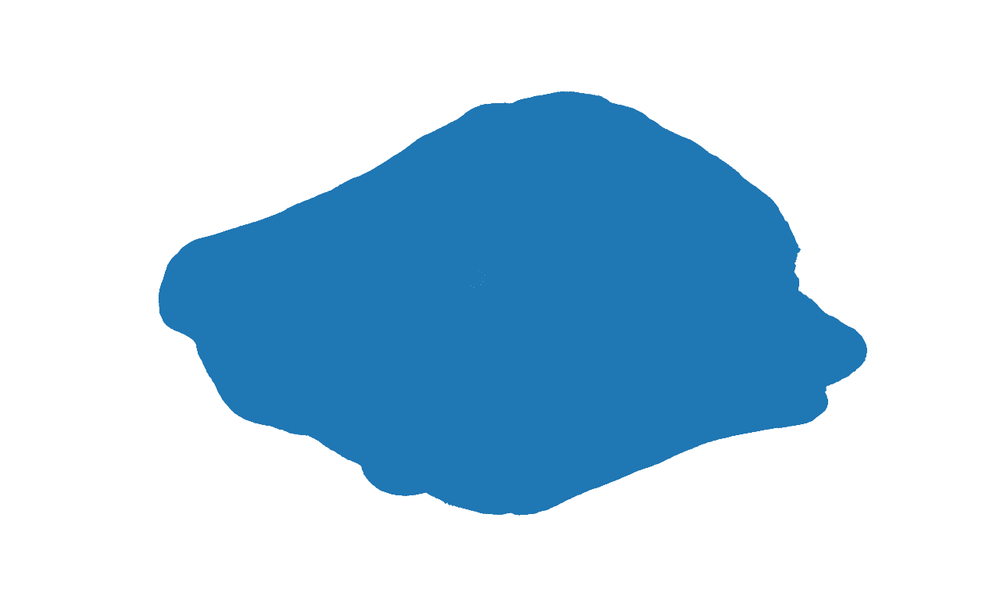
#> input picture images/2.stlXY.png, 1000 x 600 px, shrunk from 1280 x 768 before the run; its folder holds only this picture in this run
$ python count_c.py
#> lines starting #> are read from the running program, lines starting #| are printed output that depends on the picture; after the words box and inside, x2 and y2 are one past the last pixel; in counts of white or black regions, pixels touching at a corner belong together; long printed decimals are rounded
#-*- codeing = utf-8 -*-
#@Time: 2021/5/6 13:59
#@Author : dapao
#@File : count_c.py
#@Software: PyCharm

import xlwt
import cv2
import os
import numpy as np

def count(path):
    '''
    计算周长和面积
    :param path:
    :return: 周长，面积
    '''
#> called with path = './images'
    image_name = []#存放文件名
    perimeter=[]#存放面积的列表 list
    area = []#存放面积的列表 list
    for id in os.listdir(path):
        print(id)
        image_name.append(id)
        image_path = os.path.join(path,id)

        image = cv2.imread(image_path)#读入图片
#> image is the input picture: shape (600, 1000, 3); mean B, G, R 230.7, 211, 182.5
        #cv2.imshow("image",image)
        img_gray = cv2.cvtColor(image, cv2.COLOR_BGR2GRAY)#转化成灰度图像
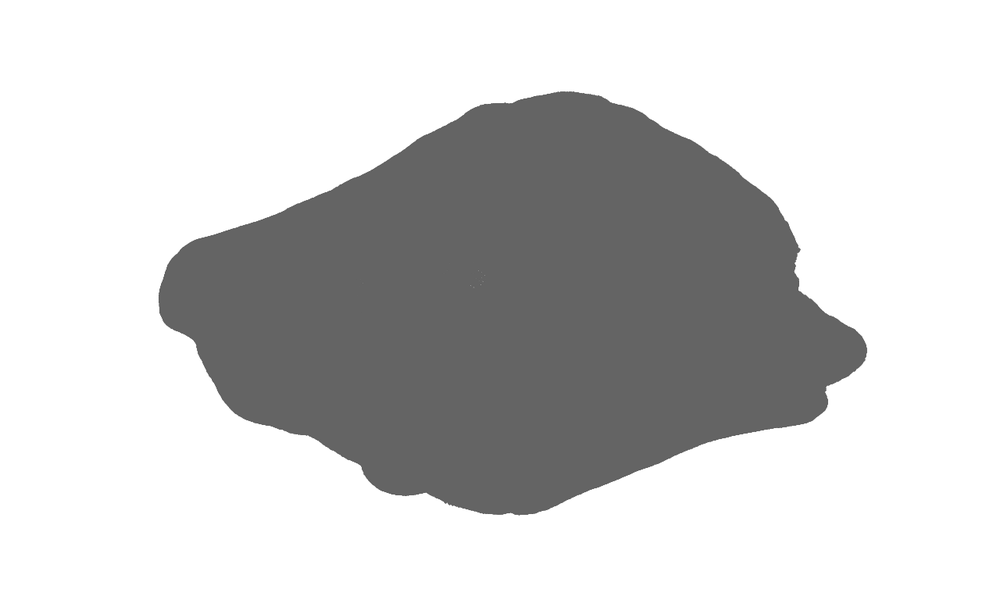
#> img_gray: shape (600, 1000); min 81, max 255, mean 204.8
        ret, img_bin = cv2.threshold(img_gray, 127, 255, cv2.THRESH_BINARY)
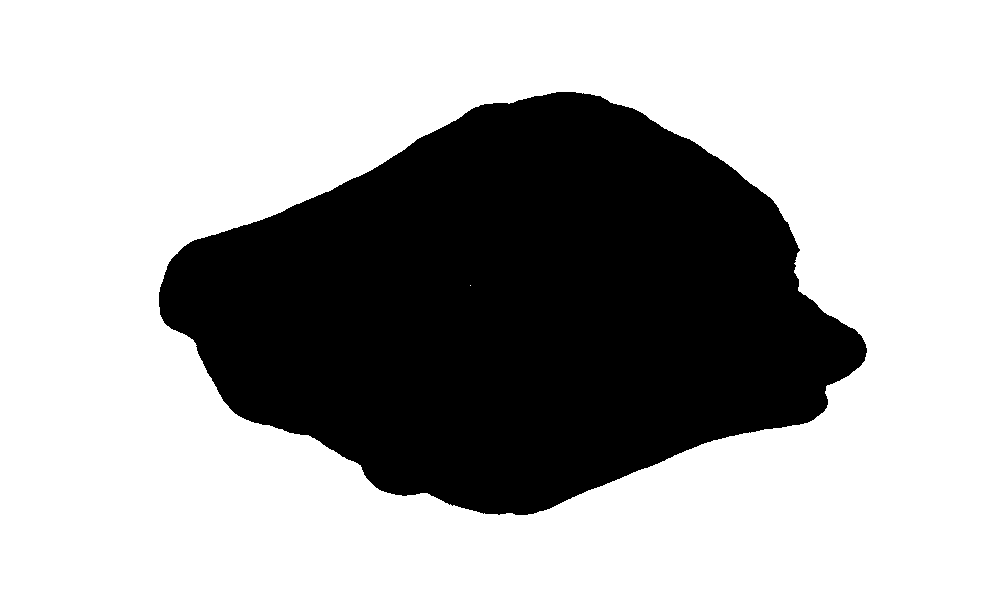
#> img_bin: shape (600, 1000); 67.7% white; 1 black region, box (x1, y1, x2, y2) and area: (159, 92, 867, 515) 193656
        # cv2.imshow("images",img_bin)

        kernel = cv2.getStructuringElement(
            cv2.MORPH_RECT, (15, 15))  # 构造一个用于形态学使用的核函数，
        binary = cv2.morphologyEx(img_bin, cv2.MORPH_OPEN, kernel)
#> binary: shape (600, 1000); 67.7% white; 1 black region
        #binary = cv2.morphologyEx(img_bin, cv2.MORPH_CLOSE, kernel, anchor=(2, 0), iterations=5)
        # cv2.imshow("imagesss", binary)
        contours, hierarchy = cv2.findContours(binary,cv2.RETR_TREE,cv2.CHAIN_APPROX_SIMPLE)#边缘
#> contours = 2 contours; box (x1, y1, x2, y2) and area: (0, 0, 1000, 600) 598401, (158, 91, 868, 516) 194546
        #print(len(contours))
        # cv2.imshow("gray",img_gray)
        contours= sorted(contours, key=cv2.contourArea, reverse=True)  # 找到面积最大的
        c = cv2.arcLength(contours[1],True)#计算周长，
#> c = 1887.9
        print('周长：',c)
#| 周长： 1887.866
        s = cv2.contourArea(contours[1])#计算面积
#> s = 194546
        print('面积：',s)
#| 面积： 194546.0
        print('-'*30)
        imgnew = cv2.drawContours(image, contours, -1, (0, 255, 255), 3)  # 把所有轮廓画出来
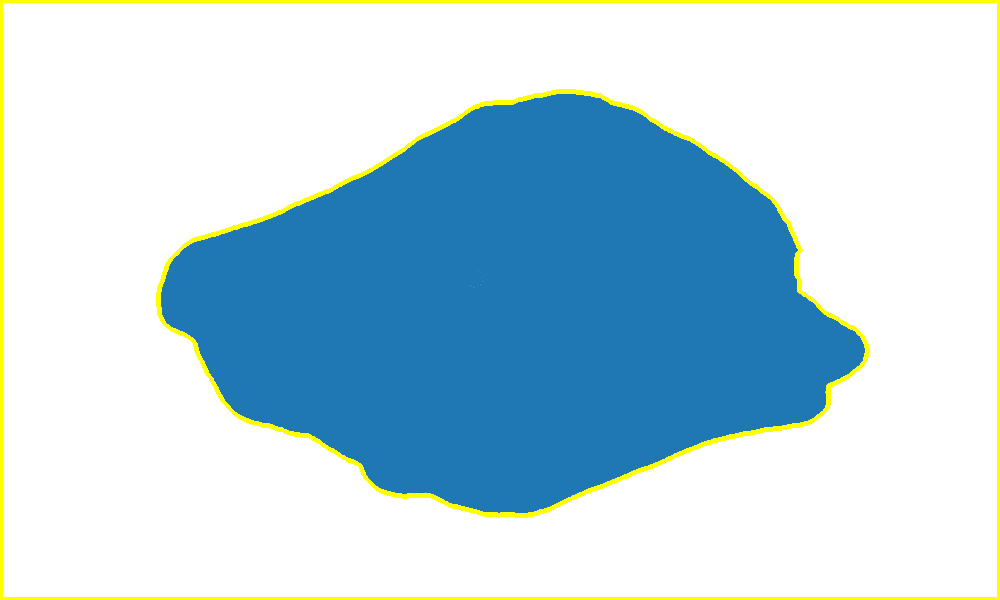
#> imgnew: shape (600, 1000, 3); mean B, G, R 223.7, 211.8, 183.9
        perimeter.append(c)
        area.append(s)
    return image_name,perimeter,area
        # cv2.imshow("canny",imgnew)
        # # cv2.waitKey(0)
        # cv2.destroyAllWindows()


def write_excel(save_excel_path,image_name,perimeter,area):
    '''
    输入图片的名称；周长；面积。他们均以list的形式保存，并将他们写入到excel中
    '''
    #首先判断我们保存路径是否已经存在这个表格，如果存在这里的做法是删除，如果你想保存多个表格，可以修改保存路径下的文件
    if os.path.isfile(save_excel_path):
        os.remove(save_excel_path)
        print("已经删除表格{}".format(save_excel_path))
    index = len(image_name)  # 获取需要写入数据的行数
    workbook = xlwt.Workbook()  # 新建一个工作簿
    sheet_name = 'count'
    sheet = workbook.add_sheet(sheet_name,cell_overwrite_ok=True)  # 在工作簿中新建一个表格
    sheet.write(0,0,"图片名")  # 像表格中写入数据（对应的行和列）
    sheet.write(0,1,"周长")
    sheet.write(0,2,"面积")
    for i in range(0, index):#行
        sheet.write(i+1, 0, image_name[i])  # 像表格中写入数据（对应的行和列）
        sheet.write(i+1, 1, perimeter[i])  # 像表格中写入数据（对应的行和列）
        sheet.write(i+1, 2, area[i])  # 像表格中写入数据（对应的行和列）
    workbook.save(save_excel_path)  # 保存工作簿
    print("xls格式表格写入数据成功！")


path = './images'#图片存放的文件路径
save_excel_path = './计算表.xls'
image_name,perimeter,area = count(path)
#> image_name = ['2.stlXY.png']; perimeter = [1887.9]; area = [194546]
write_excel(save_excel_path,image_name,perimeter,area)
#> in write_excel, `index = len(image_name)`: index = 1
#> (the call stopped at in write_excel, `workbook = xlwt.Workbook()`: xlwt is not available in this run)

$ run again, on images/2.stlXZ.png
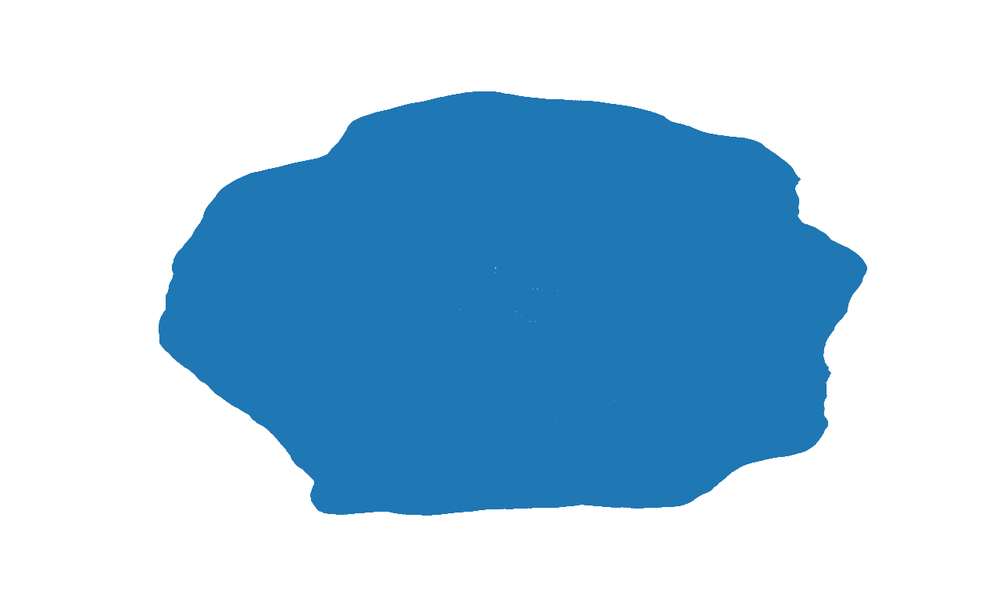
#> input picture images/2.stlXZ.png, 1000 x 600 px, shrunk from 1280 x 768 before the run
#> in count, image is the input picture: shape (600, 1000, 3); mean B, G, R 226.5, 203.3, 169.8
#> in count, `ret, img_bin = cv2.threshold(img_gray, 127, 255, cv2.THRESH_BINARY)`:
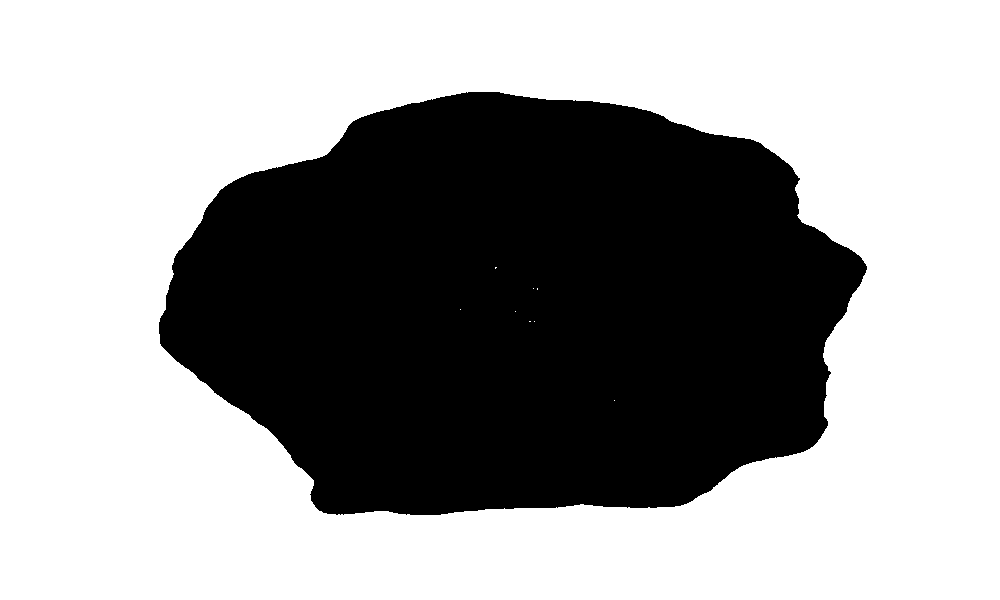
#> img_bin: shape (600, 1000); 62.1% white; 1 black region, box (x1, y1, x2, y2) and area: (159, 92, 867, 515) 227468
#> binary: shape (600, 1000); 62.1% white; 1 black region
#> contours = 2 contours; box (x1, y1, x2, y2) and area: (0, 0, 1000, 600) 598401, (158, 91, 868, 516) 228458
#> c = 1970
#| 周长： 1970.001
#> s = 228458.5
#| 面积： 228458.5
#> in count, `imgnew = cv2.drawContours(image, contours, -1, (0, 255, 255), 3)`:
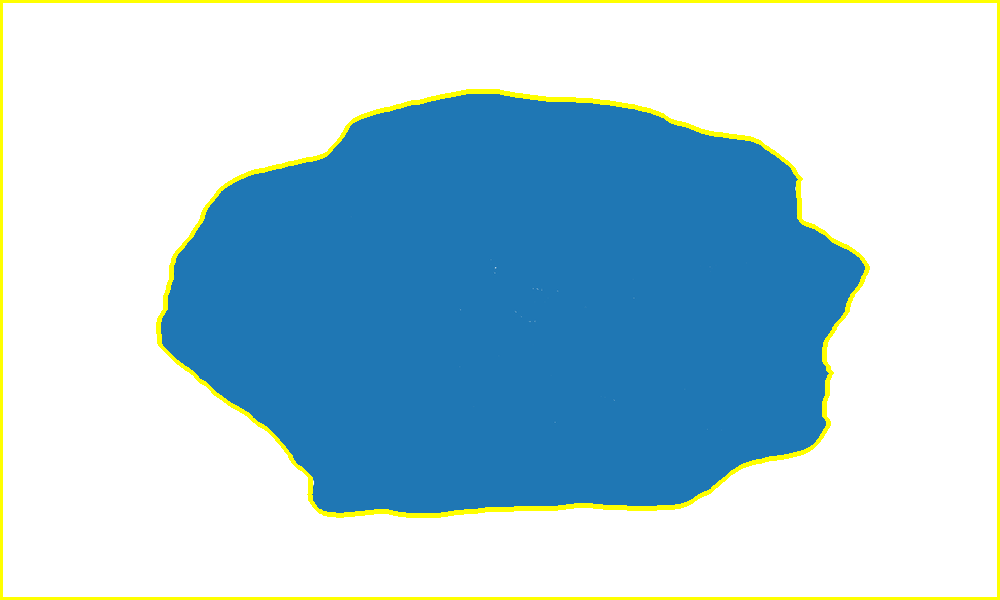
#> imgnew: shape (600, 1000, 3); mean B, G, R 219.2, 204.2, 171.3
#> image_name = ['2.stlXZ.png']; perimeter = [1970]; area = [228458.5]
#> index = 1
